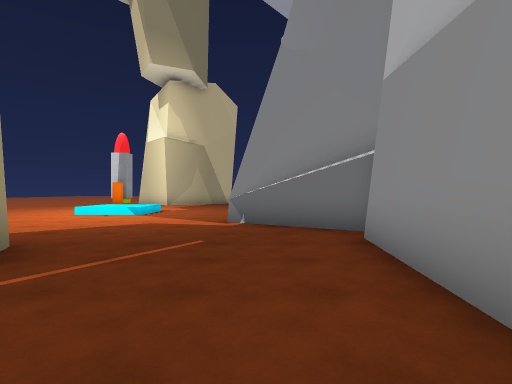
[1] (above)

18 first-person views from a walk through a scene from a Unity 3-D project. The camera is 1.4 m above the floor, looks level and sees 80° across. The floor is counted in squares, 2 m on a side. Each view is taken from the middle of a square. On the plan, view 1 faces up. The plan holds only what a view shows up to about 10 squares ahead; the rest is blank. The place goes on beyond the plan.

[2]
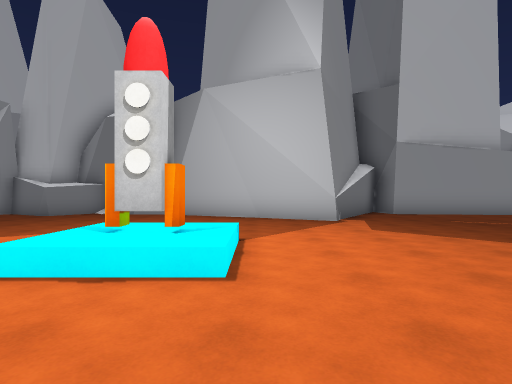

[3]
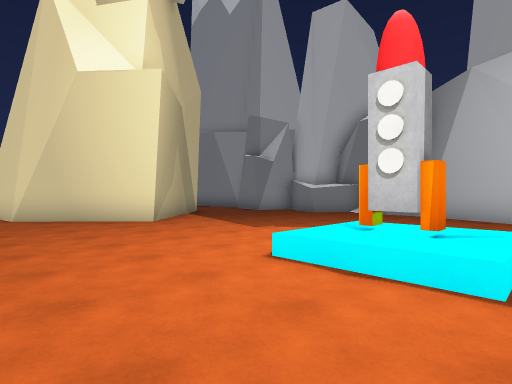

[4]
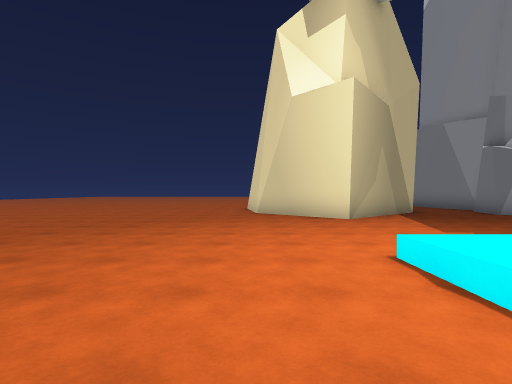

[5]
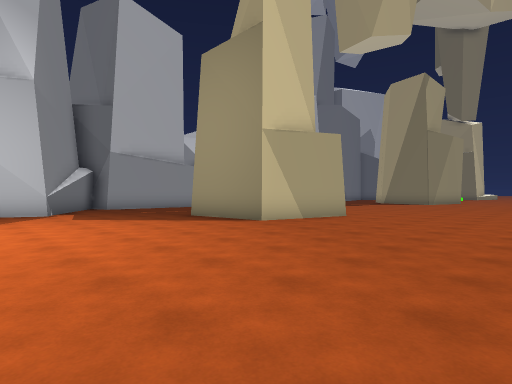

[6]
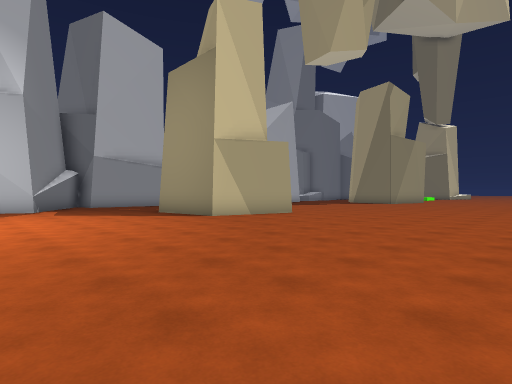

[7]
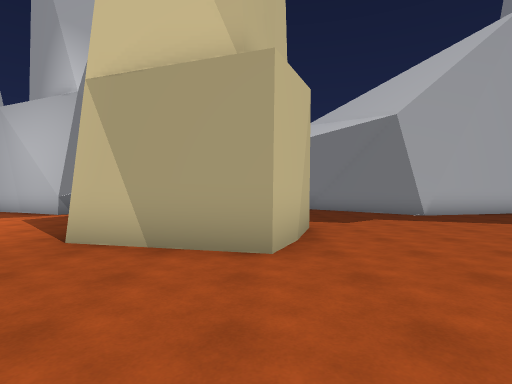

[8]
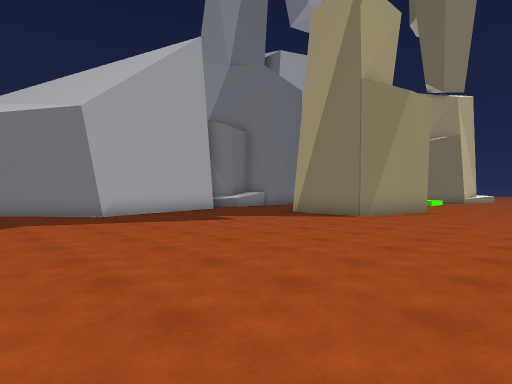

[9]
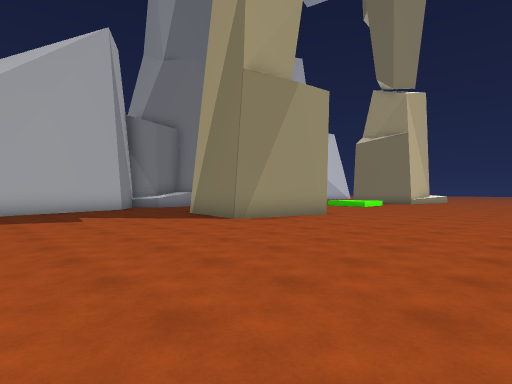

[10]
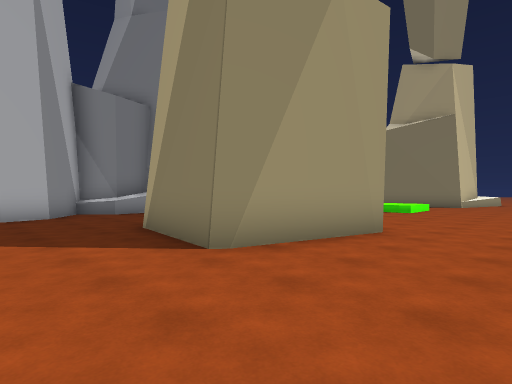

[11]
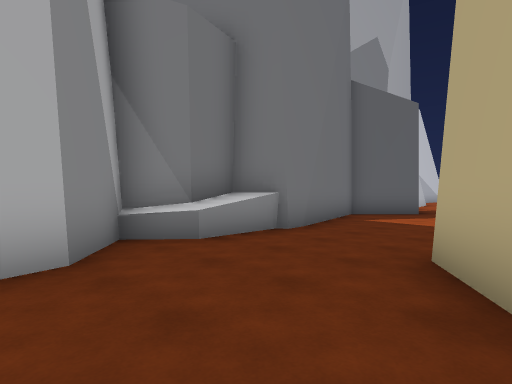

[12]
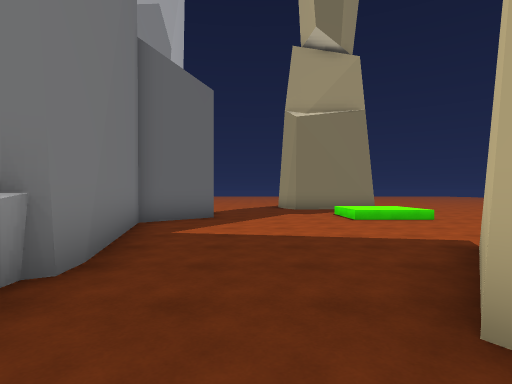

[13]
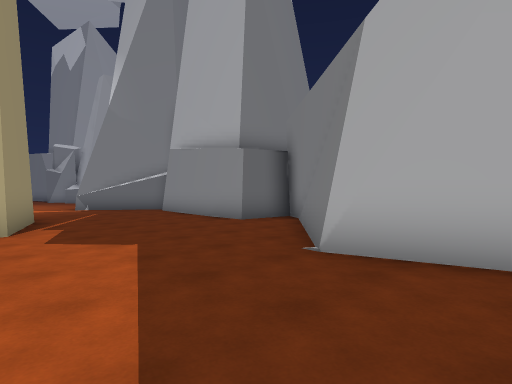

[14]
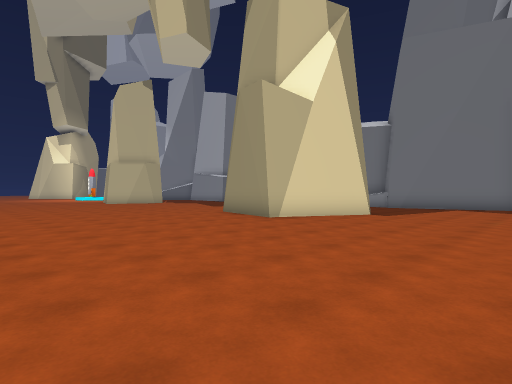

[15]
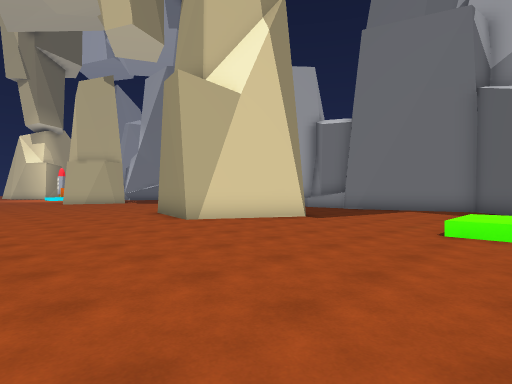

[16]
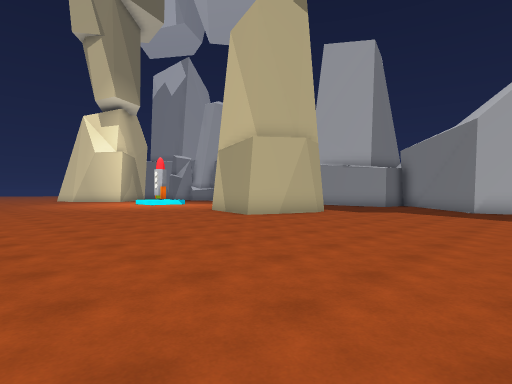

[17]
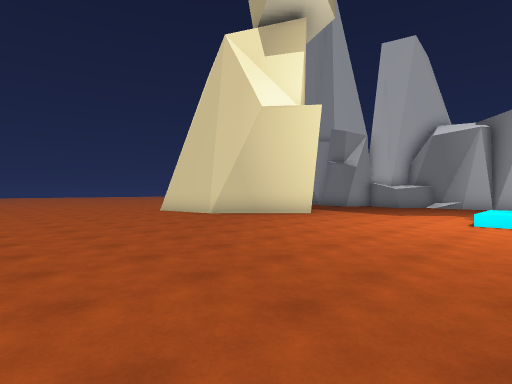

[18]
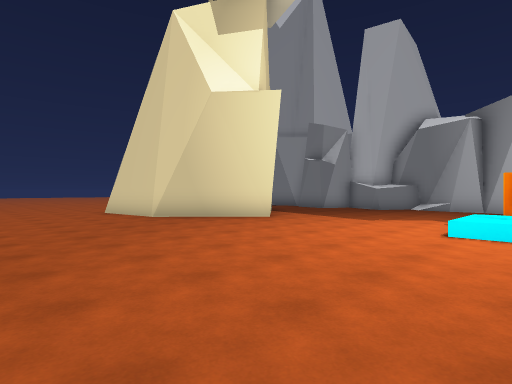

### Floor plan
Points are (right, up) in squares from view 1. A wall is a line through its corners. A room is listed if a view was taken in it or the views show most of it. See-through windows are left out.
Room 1 (views 1, 2, 3, 4, 5, 6, 7, 8, 9, 10, 11, 12, 13, 14, 15, 16, 17, 18)
walls: (-5.2, 0.2) (-6.5, 0.8) (-5.8, 3.5) (-3.2, 3.9) (-3, 3.5); (-4.1, -0.1) (-5.5, 0.4); (-2.6, 2.7) (-3.4, 0); (-0.8, -4.5) (-0.6, -3.9); (1.3, 0.5) (1.7, 4.7); (2, -1.8) (3, -0.4) (1.3, -0.3) (1.3, 0.8); (-0.5, 7) (1.5, 11.7); (2.1, 5.3) (-0.6, 7) (-0.5, 7.5); (-6.3, -9.8) (-5.9, -9.3) (-3.2, -9.8); (-2.9, -10.3) (-2.1, -11.5) (-3.8, -13.8) (-6.5, -12.4); (1.6, -9.7) (0.4, -8.8) (-0.9, -4.1) (2.3, -1.4); (-6.2, -12.5) (-6.8, -12.3) (-6.1, -9.3); (0.7, -12.6) (1.7, -12) (1.5, -11) (2, -10) (1.5, -9.7); (0.9, -13.5) (0.8, -10.6); (2, 14.2) (0.8, 15.1) (1.7, 16.8); (-4.1, 16.3) (-4.6, 15.8) (-6.8, 17.9) (-6.9, 18.2); (-6.9, 18) (-7.1, 19.5); (-2.1, 18) (-4.6, 15.8); (0.1, -18.5) (1.7, -16.9) (0.7, -13.1)
low walls: (-0.3, 6.9) (-0.6, 7); (0.8, -10.6) (1.6, -9.7); (0.7, -13.3) (0.7, -12.6)
objects: rocket (-4, 10); rock (1, 19)

Positions as (right, up) in squares from view 1, and headings:
1: (0, 0), facing up
2: (-8, 9), facing right
3: (-8, 9), facing up-right
4: (-7, 8), facing up
5: (-11, 9), facing down-right
6: (-13, 9), facing down-right
7: (-10, 1), facing right
8: (-10, -1), facing down-right
9: (-12, -4), facing down-right
10: (-9, -7), facing down-right
11: (-3, -8), facing down-right
12: (-1, -10), facing down
13: (-4, -6), facing up-right
14: (-13, -18), facing up-right
15: (-11, -19), facing up-right
16: (-13, -6), facing up-right
17: (-13, 10), facing up-right
18: (-11, 10), facing up-right
